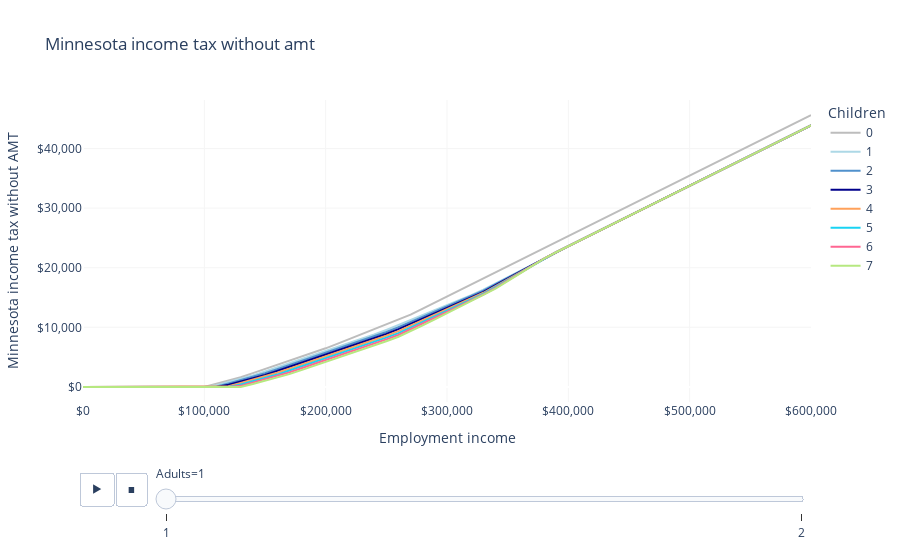

Notebook code for this chart:
### Code cell
fig = px.line(
    df,
    "employment_income",
    "basic_tax",
    color="children",
    animation_frame="adults",
    labels=LABELS,
    title="Minnesota income tax without amt",
    color_discrete_map=COLOR_MAP,
)
fig.update_layout(
    xaxis_tickformat="$,",
    yaxis_tickformat="$,",
    plot_bgcolor="white",
    xaxis_gridcolor=LIGHT_GRAY,
    yaxis_gridcolor=LIGHT_GRAY,
)
fig.show()
